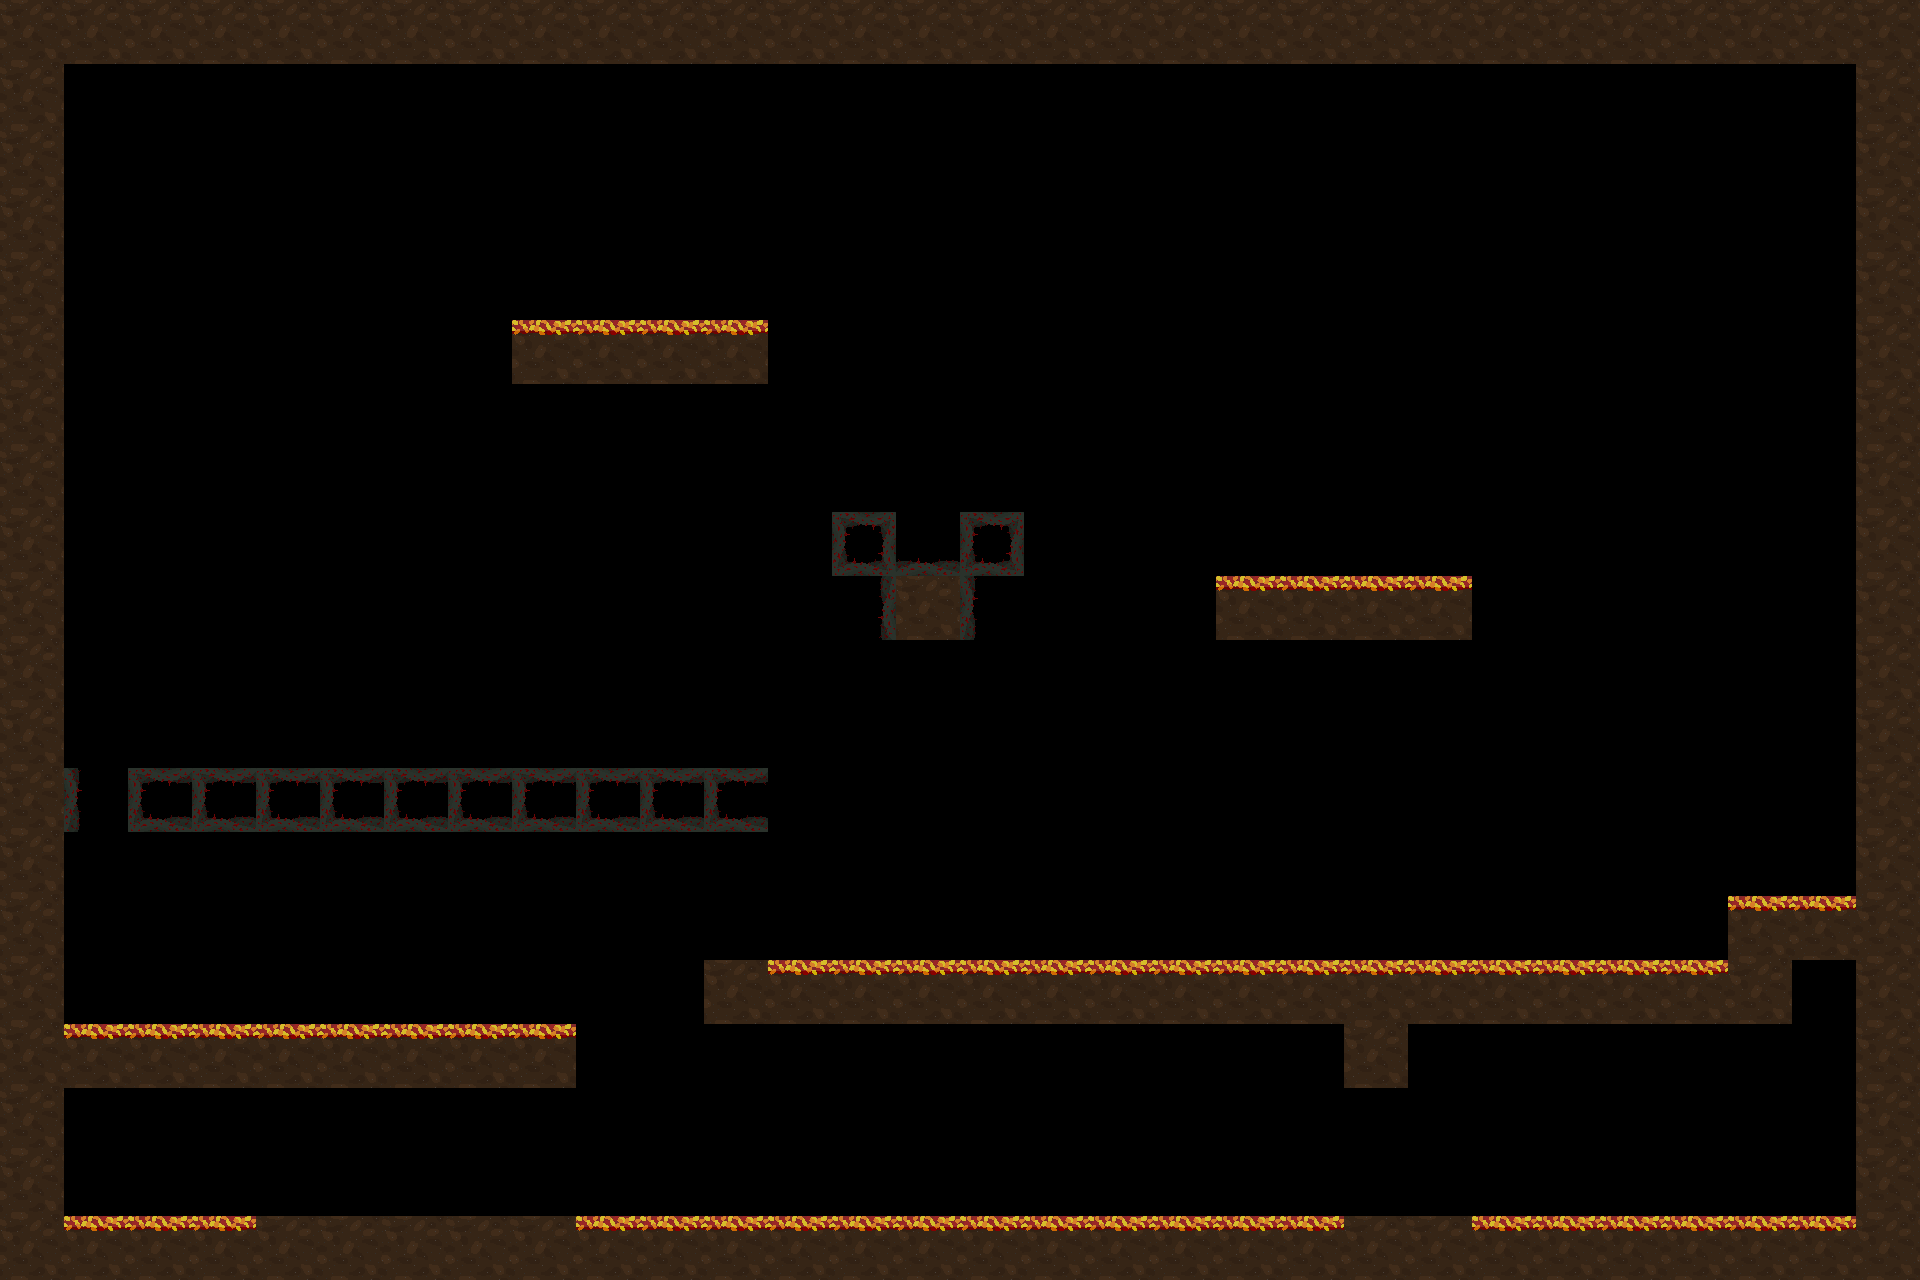

Tiled map render using the project's own tile images. Description and the map definition, with tile-layer contents summarised, below:
An orthogonal 30x20 tile map with 64x64 px tiles, 2 tile layers (ground, thorns), 2 hidden layers not drawn, 2 tilesets and 216 objects (108x destructableRight, 108x destructableLeft).

<map version="1.10" tiledversion="1.11.2" orientation="orthogonal" renderorder="right-down" width="30" height="20" tilewidth="64" tileheight="64" infinite="0" nextlayerid="6" nextobjectid="217">
 <tileset firstgid="1" source="../TileSets/GroundTiles_Rebirth.tsx" />
 <tileset firstgid="26" source="../TileSets/RebirthThorns.tsx" />
 <layer id="1" name="layout" width="30" height="20" visible="0">
  <data>[600 cells, 163 non-empty, 3 distinct tile ids]</data>
 </layer>
 <layer id="3" name="ground" width="30" height="20">
  <data>[600 cells, 133 non-empty, 2 distinct tile ids]</data>
 </layer>
 <layer id="4" name="thorns" width="30" height="20">
  <data>[600 cells, 16 non-empty, 3 distinct tile ids]</data>
 </layer>
 <layer id="5" name="destructable" width="30" height="20" visible="0">
  <data>[600 cells, 0 non-empty, 0 distinct tile ids]</data>
 </layer>
 <objectgroup id="2" name="destructable">
  <object id="1" type="destructableRight" gid="19" x="704" y="896" width="64" height="64" />
  <object id="2" type="destructableLeft" gid="9" x="704" y="896" width="64" height="64" />
  <object id="3" type="destructableRight" gid="19" x="704" y="960" width="64" height="64" />
  <object id="4" type="destructableLeft" gid="9" x="704" y="960" width="64" height="64" />
  <object id="5" type="destructableRight" gid="19" x="256" y="1152" width="64" height="64" />
  <object id="6" type="destructableLeft" gid="9" x="256" y="1152" width="64" height="64" />
  <object id="7" type="destructableRight" gid="19" x="320" y="1152" width="64" height="64" />
  <object id="8" type="destructableLeft" gid="9" x="320" y="1152" width="64" height="64" />
  <object id="9" type="destructableRight" gid="19" x="384" y="1152" width="64" height="64" />
  <object id="10" type="destructableLeft" gid="9" x="384" y="1152" width="64" height="64" />
  <object id="11" type="destructableRight" gid="19" x="448" y="1152" width="64" height="64" />
  <object id="12" type="destructableLeft" gid="9" x="448" y="1152" width="64" height="64" />
  <object id="13" type="destructableRight" gid="19" x="512" y="1152" width="64" height="64" />
  <object id="14" type="destructableLeft" gid="9" x="512" y="1152" width="64" height="64" />
  <object id="15" type="destructableRight" gid="19" x="1344" y="1152" width="64" height="64" />
  <object id="16" type="destructableLeft" gid="9" x="1344" y="1152" width="64" height="64" />
  <object id="17" type="destructableRight" gid="19" x="1408" y="1152" width="64" height="64" />
  <object id="18" type="destructableLeft" gid="9" x="1408" y="1152" width="64" height="64" />
  <object id="19" type="destructableRight" gid="19" x="256" y="1216" width="64" height="64" />
  <object id="20" type="destructableLeft" gid="9" x="256" y="1216" width="64" height="64" />
  <object id="21" type="destructableRight" gid="19" x="320" y="1216" width="64" height="64" />
  <object id="22" type="destructableLeft" gid="9" x="320" y="1216" width="64" height="64" />
  <object id="23" type="destructableRight" gid="19" x="384" y="1216" width="64" height="64" />
  <object id="24" type="destructableLeft" gid="9" x="384" y="1216" width="64" height="64" />
  <object id="25" type="destructableRight" gid="19" x="448" y="1216" width="64" height="64" />
  <object id="26" type="destructableLeft" gid="9" x="448" y="1216" width="64" height="64" />
  <object id="27" type="destructableRight" gid="19" x="512" y="1216" width="64" height="64" />
  <object id="28" type="destructableLeft" gid="9" x="512" y="1216" width="64" height="64" />
  <object id="29" type="destructableRight" gid="19" x="1344" y="1216" width="64" height="64" />
  <object id="30" type="destructableLeft" gid="9" x="1344" y="1216" width="64" height="64" />
  <object id="31" type="destructableRight" gid="19" x="1408" y="1216" width="64" height="64" />
  <object id="32" type="destructableLeft" gid="9" x="1408" y="1216" width="64" height="64" />
  <object id="33" type="destructableRight" gid="19" x="512" y="1152" width="64" height="64" />
  <object id="34" type="destructableRight" gid="19" x="1408" y="1152" width="64" height="64" />
  <object id="35" type="destructableRight" gid="19" x="512" y="1216" width="64" height="64" />
  <object id="36" type="destructableRight" gid="19" x="1408" y="1216" width="64" height="64" />
  <object id="37" type="destructableLeft" gid="9" x="256" y="1152" width="64" height="64" />
  <object id="38" type="destructableLeft" gid="9" x="1344" y="1152" width="64" height="64" />
  <object id="39" type="destructableLeft" gid="9" x="256" y="1216" width="64" height="64" />
  <object id="40" type="destructableLeft" gid="9" x="1344" y="1216" width="64" height="64" />
  <object id="41" type="destructableRight" gid="19" x="704" y="896" width="64" height="64" />
  <object id="42" type="destructableLeft" gid="9" x="704" y="896" width="64" height="64" />
  <object id="43" type="destructableRight" gid="19" x="704" y="960" width="64" height="64" />
  <object id="44" type="destructableLeft" gid="9" x="704" y="960" width="64" height="64" />
  <object id="45" type="destructableRight" gid="19" x="256" y="1152" width="64" height="64" />
  <object id="46" type="destructableLeft" gid="9" x="256" y="1152" width="64" height="64" />
  <object id="47" type="destructableRight" gid="19" x="320" y="1152" width="64" height="64" />
  <object id="48" type="destructableLeft" gid="9" x="320" y="1152" width="64" height="64" />
  <object id="49" type="destructableRight" gid="19" x="384" y="1152" width="64" height="64" />
  <object id="50" type="destructableLeft" gid="9" x="384" y="1152" width="64" height="64" />
  <object id="51" type="destructableRight" gid="19" x="448" y="1152" width="64" height="64" />
  <object id="52" type="destructableLeft" gid="9" x="448" y="1152" width="64" height="64" />
  <object id="53" type="destructableRight" gid="19" x="512" y="1152" width="64" height="64" />
  <object id="54" type="destructableLeft" gid="9" x="512" y="1152" width="64" height="64" />
  <object id="55" type="destructableRight" gid="19" x="1344" y="1152" width="64" height="64" />
  <object id="56" type="destructableLeft" gid="9" x="1344" y="1152" width="64" height="64" />
  <object id="57" type="destructableRight" gid="19" x="1408" y="1152" width="64" height="64" />
  <object id="58" type="destructableLeft" gid="9" x="1408" y="1152" width="64" height="64" />
  <object id="59" type="destructableRight" gid="19" x="256" y="1216" width="64" height="64" />
  <object id="60" type="destructableLeft" gid="9" x="256" y="1216" width="64" height="64" />
  <object id="61" type="destructableRight" gid="19" x="320" y="1216" width="64" height="64" />
  <object id="62" type="destructableLeft" gid="9" x="320" y="1216" width="64" height="64" />
  <object id="63" type="destructableRight" gid="19" x="384" y="1216" width="64" height="64" />
  <object id="64" type="destructableLeft" gid="9" x="384" y="1216" width="64" height="64" />
  <object id="65" type="destructableRight" gid="19" x="448" y="1216" width="64" height="64" />
  <object id="66" type="destructableLeft" gid="9" x="448" y="1216" width="64" height="64" />
  <object id="67" type="destructableRight" gid="19" x="512" y="1216" width="64" height="64" />
  <object id="68" type="destructableLeft" gid="9" x="512" y="1216" width="64" height="64" />
  <object id="69" type="destructableRight" gid="19" x="1344" y="1216" width="64" height="64" />
  <object id="70" type="destructableLeft" gid="9" x="1344" y="1216" width="64" height="64" />
  <object id="71" type="destructableRight" gid="19" x="1408" y="1216" width="64" height="64" />
  <object id="72" type="destructableLeft" gid="9" x="1408" y="1216" width="64" height="64" />
  </objectgroup>
</map>
<!-- 144 of 216 objects omitted -->